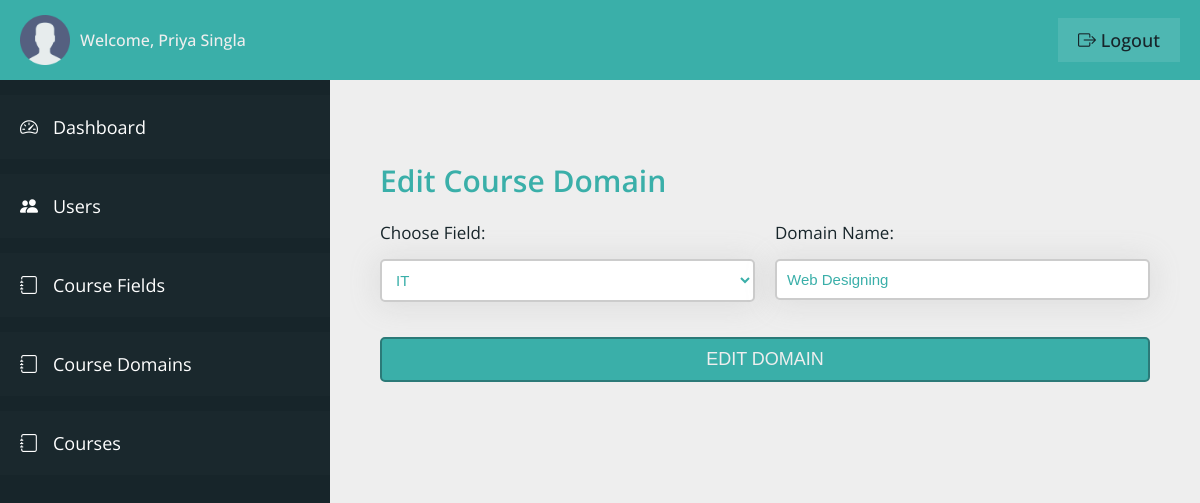
Page /admin/course-domains-edit.php?did=2 (signed in) on the earlier database version.
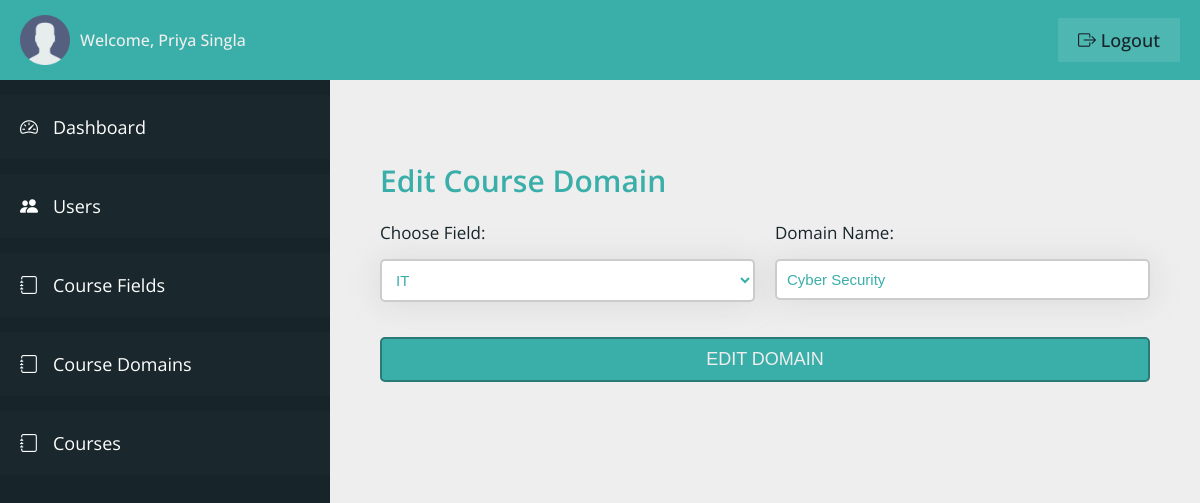
Same page on the later database version.
### tables this page shows
CREATE TABLE `course_domain` (
  `domain_id` int(11) NOT NULL,
  `domain_field` varchar(100) NOT NULL,
  `domain_name` varchar(100) NOT NULL,
  `added_on` datetime NOT NULL DEFAULT current_timestamp()
);

### admin/course-domains-edit.php (the view, shortened to what this page needs)
<?php
include "../connection.php";
?>
<!DOCTYPE html>
<html lang="en">
<head>
    <link rel="stylesheet" href="css/style.css">
    <link rel="stylesheet" href="https://cdn.jsdelivr.net/npm/bootstrap-icons@1.11.0/font/bootstrap-icons.css">
</head>
<body>
    <div class="container">
        <header class="header">
            <div class="header__left">
                <img src="../img/user.png" class="admin__header-user" alt="Admin">
                <span class="header__admin-name">Welcome,
                    <?php
                    $q = "SELECT * FROM admin_table WHERE admin_id = '" . $_SESSION['adminIdVce'] . "'";
                    $r = mysqli_query($con, $q);
                    if (mysqli_num_rows($r) > 0) {
                        $row = mysqli_fetch_array($r);
                        echo $row['admin_first_name'] . ' ' . $row['admin_last_name'];
                    }
                    ?>
                </span>
            </div>
            <div class="header__right">
                <a href="logout.php" class="header__admin-logout"><i class="bi bi-box-arrow-right"></i> logout</a>
            </div>
        </header>
        <section class="sidebar">
            <ul class="sidebar__items">
                <a href="dashboard.php" class="sidebar__item-link">
                    <li class="sidebar__item">
                        <i class="bi bi-speedometer2"></i>
                        <span>Dashboard</span>
                    </li>
                </a>
                <a href="users.php" class="sidebar__item-link">
                    <li class="sidebar__item">
                        <i class="bi bi-people-fill"></i>
                        <span>Users</span>
                    </li>
                </a>
                <a href="course-fields.php" class="sidebar__item-link">
                    <li class="sidebar__item">
                        <i class="bi bi-journal"></i>
                        <span>Course Fields</span>
                    </li>
                </a>
                <a href="course-domains.php" class="sidebar__item-link">
                    <li class="sidebar__item">
                        <i class="bi bi-journal"></i>
                        <span>Course Domains</span>
                    </li>
                </a>
                <a href="courses.php" class="sidebar__item-link">
                    <li class="sidebar__item">
                        <i class="bi bi-journal"></i>
                        <span>Courses</span>
                    </li>
                </a>
            </ul>
        </section>
        <main class="main__content">
            <div class="login-container-2">
                <form action="<?php echo htmlspecialchars($_SERVER['REQUEST_URI']) ?>" method="post" class="login__form">
                    <h3 class="heading-3">Edit Course Domain</h3>
                    <?php
                    $sq = "SELECT * FROM `course_domain` WHERE `domain_id` = '" . $_GET['did'] . "'";
                    $sr = mysqli_query($con, $sq);
                    if (mysqli_num_rows($sr) > 0) {
                        while ($srow = mysqli_fetch_array($sr)) {
                    ?>
                            <div class="input">
                                <label class="label__text">Choose Field:</label>
                                <select name="f_name" class="input__box" required>
                                    <option selected value="<?php echo $srow['domain_field']; ?>">
                                        <?php echo $srow['domain_field']; ?>
                                    </option>
                                </select>
                            </div>
                            <div class="input">
                                <label class="label__text">Domain Name:</label>
                                <input value="<?php echo $srow['domain_name']; ?>" type="text" class="input__box" name="d_name" required>
                            </div>
                    <?php
                        }
                    }
                    ?>
                    <div class="input input__btn">
                        <input type="submit" value="Edit Domain" class="btn" name="edit_domain">
                    </div>
                </form>
            </div>
        </main>
    </div>
</body>
</html>

Differences in the rows shown:
changed course_domain "IT": d_name "Web Designing" → "Cyber Security"
